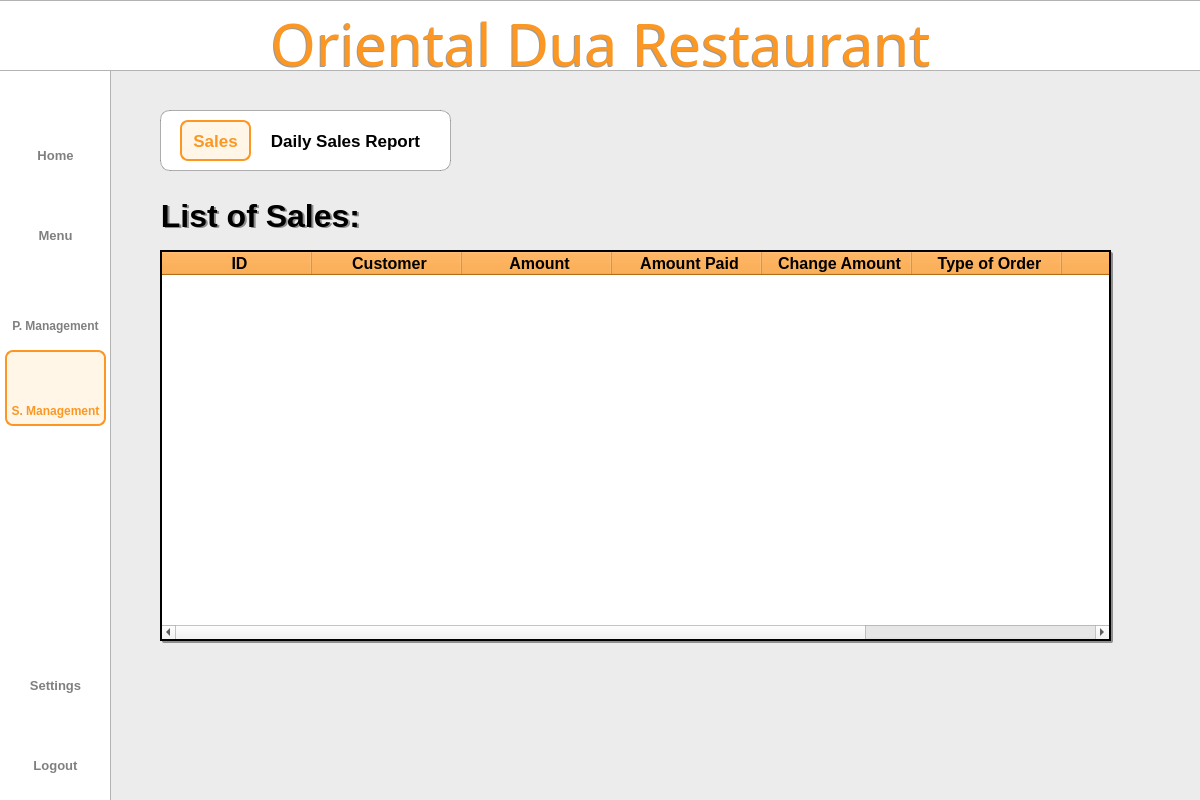
<?xml version="1.0" encoding="UTF-8"?>
<ui version="4.0">
 <class>Dialog</class>
 <widget class="QDialog" name="Dialog">
  <property name="geometry">
   <rect>
    <x>0</x>
    <y>0</y>
    <width>1200</width>
    <height>800</height>
   </rect>
  </property>
  <property name="windowTitle">
   <string>Dialog</string>
  </property>
  <widget class="QWidget" name="bgwidget" native="true">
   <property name="geometry">
    <rect>
     <x>0</x>
     <y>0</y>
     <width>1200</width>
     <height>800</height>
    </rect>
   </property>
   <property name="layoutDirection">
    <enum>Qt::LeftToRight</enum>
   </property>
   <property name="styleSheet">
    <string notr="true">QWidget#bgwidget{background-color: rgb(236, 236, 236);}

</string>
   </property>
   <widget class="QLabel" name="sidebar">
    <property name="geometry">
     <rect>
      <x>-10</x>
      <y>-30</y>
      <width>121</width>
      <height>891</height>
     </rect>
    </property>
    <property name="styleSheet">
     <string notr="true">background-color: rgb(255, 255, 255);
border: 1px solid rgba(0, 0, 0, 0.3);  </string>
    </property>
    <property name="text">
     <string/>
    </property>
   </widget>
   <widget class="QLabel" name="titlebar">
    <property name="geometry">
     <rect>
      <x>-2</x>
      <y>0</y>
      <width>1204</width>
      <height>71</height>
     </rect>
    </property>
    <property name="styleSheet">
     <string notr="true">background-color: rgb(255, 255, 255);
border: 1px solid rgba(0, 0, 0, 0.3);  </string>
    </property>
    <property name="text">
     <string/>
    </property>
   </widget>
   <widget class="QLabel" name="whitebg">
    <property name="geometry">
     <rect>
      <x>160</x>
      <y>110</y>
      <width>291</width>
      <height>61</height>
     </rect>
    </property>
    <property name="styleSheet">
     <string notr="true">background-color: rgb(255, 255, 255);
border: 1px solid rgba(0, 0, 0, 0.3);  
border-radius: 10px;  </string>
    </property>
    <property name="text">
     <string/>
    </property>
   </widget>
   <widget class="QLabel" name="title">
    <property name="geometry">
     <rect>
      <x>0</x>
      <y>10</y>
      <width>1201</width>
      <height>71</height>
     </rect>
    </property>
    <property name="styleSheet">
     <string notr="true">QLabel#title{
	color: #FB9722;
    font-family: Sacramento;
    font-size: 58px;
    font-weight: 400;
    padding-bottom: 5px;
    text-align: center;
}</string>
    </property>
    <property name="text">
     <string>Oriental Dua Restaurant</string>
    </property>
    <property name="alignment">
     <set>Qt::AlignCenter</set>
    </property>
    <property name="wordWrap">
     <bool>true</bool>
    </property>
   </widget>
   <widget class="QLabel" name="logoutIcon">
    <property name="geometry">
     <rect>
      <x>39</x>
      <y>715</y>
      <width>35</width>
      <height>35</height>
     </rect>
    </property>
    <property name="minimumSize">
     <size>
      <width>35</width>
      <height>35</height>
     </size>
    </property>
    <property name="maximumSize">
     <size>
      <width>35</width>
      <height>35</height>
     </size>
    </property>
    <property name="styleSheet">
     <string notr="true">QLabel#Pmanagementbtn{
    color: rgba(0,0,0, 0.5);
    font-family: 'Roboto';
    font-size: 11px;
    font-weight: 300;
}</string>
    </property>
    <property name="text">
     <string/>
    </property>
    <property name="pixmap">
     <pixmap resource="../resource.qrc">:/icon/icons/shutdown.png</pixmap>
    </property>
    <property name="scaledContents">
     <bool>true</bool>
    </property>
    <property name="alignment">
     <set>Qt::AlignCenter</set>
    </property>
   </widget>
   <widget class="QPushButton" name="logoutbtn">
    <property name="geometry">
     <rect>
      <x>15</x>
      <y>750</y>
      <width>81</width>
      <height>31</height>
     </rect>
    </property>
    <property name="styleSheet">
     <string notr="true">QPushButton{
    color: rgba(0,0,0, 0.5);
    font-family: 'Inter';
    font-size: 13px;
    font-weight: 500;
	border:none;
}

QPushButton:hover{
color: #FB9722;
border: 2px solid #FB9722;
border-radius: 8px;
background-color: rgba(255, 167, 25, 0.1);
}</string>
    </property>
    <property name="text">
     <string>Logout</string>
    </property>
   </widget>
   <widget class="QPushButton" name="settingsbtn">
    <property name="geometry">
     <rect>
      <x>15</x>
      <y>670</y>
      <width>81</width>
      <height>31</height>
     </rect>
    </property>
    <property name="styleSheet">
     <string notr="true">QPushButton{
    color: rgba(0,0,0, 0.5);
    font-family: 'Inter';
    font-size: 13px;
    font-weight: 500;
	border:none;
}

QPushButton:hover{
color: #FB9722;
border: 2px solid #FB9722;
border-radius: 8px;
background-color: rgba(255, 167, 25, 0.1);
}</string>
    </property>
    <property name="text">
     <string>Settings</string>
    </property>
   </widget>
   <widget class="QLabel" name="settingIcon">
    <property name="geometry">
     <rect>
      <x>39</x>
      <y>634</y>
      <width>35</width>
      <height>35</height>
     </rect>
    </property>
    <property name="minimumSize">
     <size>
      <width>35</width>
      <height>35</height>
     </size>
    </property>
    <property name="maximumSize">
     <size>
      <width>35</width>
      <height>35</height>
     </size>
    </property>
    <property name="styleSheet">
     <string notr="true">QLabel#Pmanagementbtn{
    color: rgba(0,0,0, 0.5);
    font-family: 'Roboto';
    font-size: 11px;
    font-weight: 300;
}</string>
    </property>
    <property name="text">
     <string/>
    </property>
    <property name="pixmap">
     <pixmap resource="../resource.qrc">:/icon/icons/settings.png</pixmap>
    </property>
    <property name="scaledContents">
     <bool>true</bool>
    </property>
    <property name="alignment">
     <set>Qt::AlignCenter</set>
    </property>
   </widget>
   <widget class="QPushButton" name="menubtn">
    <property name="geometry">
     <rect>
      <x>15</x>
      <y>220</y>
      <width>81</width>
      <height>31</height>
     </rect>
    </property>
    <property name="styleSheet">
     <string notr="true">QPushButton{
    color: rgba(0,0,0, 0.5);
    font-family: 'Inter';
    font-size: 13px;
    font-weight: 500;
	border:none;
}

QPushButton:hover{
color: #FB9722;
border: 2px solid #FB9722;
border-radius: 8px;
background-color: rgba(255, 167, 25, 0.1);
}</string>
    </property>
    <property name="text">
     <string>Menu</string>
    </property>
   </widget>
   <widget class="QLabel" name="p_mIcon">
    <property name="geometry">
     <rect>
      <x>37</x>
      <y>270</y>
      <width>40</width>
      <height>40</height>
     </rect>
    </property>
    <property name="minimumSize">
     <size>
      <width>40</width>
      <height>40</height>
     </size>
    </property>
    <property name="maximumSize">
     <size>
      <width>40</width>
      <height>40</height>
     </size>
    </property>
    <property name="styleSheet">
     <string notr="true">QLabel#Pmanagementbtn{
    color: rgba(0,0,0, 0.5);
    font-family: 'Roboto';
    font-size: 11px;
    font-weight: 300;
}</string>
    </property>
    <property name="text">
     <string/>
    </property>
    <property name="pixmap">
     <pixmap resource="../resource.qrc">:/icon/icons/productm.png</pixmap>
    </property>
    <property name="scaledContents">
     <bool>true</bool>
    </property>
    <property name="alignment">
     <set>Qt::AlignCenter</set>
    </property>
   </widget>
   <widget class="QPushButton" name="p_managementbtn">
    <property name="geometry">
     <rect>
      <x>5</x>
      <y>310</y>
      <width>101</width>
      <height>31</height>
     </rect>
    </property>
    <property name="styleSheet">
     <string notr="true">QPushButton{
    color: rgba(0,0,0, 0.5);
    font-family: 'Inter';
    font-size: 12px;
    font-weight: 500;
	border:none;
}

QPushButton:hover{
color: #FB9722;
border: 2px solid #FB9722;
border-radius: 8px;
background-color: rgba(255, 167, 25, 0.1);
}</string>
    </property>
    <property name="text">
     <string>P. Management</string>
    </property>
   </widget>
   <widget class="QLabel" name="homeIcon">
    <property name="geometry">
     <rect>
      <x>40</x>
      <y>110</y>
      <width>30</width>
      <height>30</height>
     </rect>
    </property>
    <property name="minimumSize">
     <size>
      <width>30</width>
      <height>30</height>
     </size>
    </property>
    <property name="maximumSize">
     <size>
      <width>35</width>
      <height>35</height>
     </size>
    </property>
    <property name="styleSheet">
     <string notr="true">QLabel#Pmanagementbtn{
    color: rgba(0,0,0, 0.5);
    font-family: 'Roboto';
    font-size: 11px;
    font-weight: 300;
}</string>
    </property>
    <property name="text">
     <string/>
    </property>
    <property name="pixmap">
     <pixmap resource="../resource.qrc">:/icon/icons/home.png</pixmap>
    </property>
    <property name="scaledContents">
     <bool>true</bool>
    </property>
    <property name="alignment">
     <set>Qt::AlignCenter</set>
    </property>
   </widget>
   <widget class="QPushButton" name="reportbtn">
    <property name="geometry">
     <rect>
      <x>5</x>
      <y>395</y>
      <width>101</width>
      <height>31</height>
     </rect>
    </property>
    <property name="styleSheet">
     <string notr="true">QPushButton{
    color: #FB9722;;
    font-family: 'Inter';
    font-size: 12px;
    font-weight: 500;
	border:none;
}
</string>
    </property>
    <property name="text">
     <string>S. Management</string>
    </property>
   </widget>
   <widget class="QPushButton" name="homebtn">
    <property name="geometry">
     <rect>
      <x>15</x>
      <y>140</y>
      <width>81</width>
      <height>31</height>
     </rect>
    </property>
    <property name="styleSheet">
     <string notr="true">QPushButton{
    color: rgba(0,0,0, 0.5);
    font-family: 'Inter';
    font-size: 13px;
    font-weight: 500;
	border:none;
}

QPushButton:hover{
color: #FB9722;
border: 2px solid #FB9722;
border-radius: 8px;
background-color: rgba(255, 167, 25, 0.1);
}</string>
    </property>
    <property name="text">
     <string>Home</string>
    </property>
   </widget>
   <widget class="QLabel" name="reportIcon">
    <property name="geometry">
     <rect>
      <x>39</x>
      <y>360</y>
      <width>35</width>
      <height>35</height>
     </rect>
    </property>
    <property name="minimumSize">
     <size>
      <width>35</width>
      <height>35</height>
     </size>
    </property>
    <property name="maximumSize">
     <size>
      <width>35</width>
      <height>35</height>
     </size>
    </property>
    <property name="styleSheet">
     <string notr="true">QLabel#Pmanagementbtn{
    color: rgba(0,0,0, 0.5);
    font-family: 'Roboto';
    font-size: 11px;
    font-weight: 300;
}</string>
    </property>
    <property name="text">
     <string/>
    </property>
    <property name="pixmap">
     <pixmap resource="../resource.qrc">:/icon/icons/report2.png</pixmap>
    </property>
    <property name="scaledContents">
     <bool>true</bool>
    </property>
    <property name="alignment">
     <set>Qt::AlignCenter</set>
    </property>
   </widget>
   <widget class="QLabel" name="menuIcon">
    <property name="geometry">
     <rect>
      <x>40</x>
      <y>190</y>
      <width>30</width>
      <height>30</height>
     </rect>
    </property>
    <property name="minimumSize">
     <size>
      <width>30</width>
      <height>30</height>
     </size>
    </property>
    <property name="maximumSize">
     <size>
      <width>35</width>
      <height>35</height>
     </size>
    </property>
    <property name="styleSheet">
     <string notr="true">QLabel#Pmanagementbtn{
    color: rgba(0,0,0, 0.5);
    font-family: 'Roboto';
    font-size: 11px;
    font-weight: 300;
}</string>
    </property>
    <property name="text">
     <string/>
    </property>
    <property name="pixmap">
     <pixmap resource="../resource.qrc">:/icon/icons/menu.png</pixmap>
    </property>
    <property name="scaledContents">
     <bool>true</bool>
    </property>
    <property name="alignment">
     <set>Qt::AlignCenter</set>
    </property>
   </widget>
   <widget class="QPushButton" name="salesbtn">
    <property name="geometry">
     <rect>
      <x>180</x>
      <y>120</y>
      <width>71</width>
      <height>41</height>
     </rect>
    </property>
    <property name="styleSheet">
     <string notr="true">QPushButton{
	color: #FB9722;
	background-color: rgba(255, 167, 25, 0.1);
	border: 2px solid #FB9722;
    font-family: 'Roboto';
    font-size: 17px;
    font-weight: 500;
	border-radius:8px;
}

QPushButton:hover{
color: #FB9722;
border: 2px solid #FB9722;
border-radius: 8px;
background-color: rgba(255, 167, 25, 0.1);
}
</string>
    </property>
    <property name="text">
     <string>Sales</string>
    </property>
   </widget>
   <widget class="QPushButton" name="DSRbtn">
    <property name="geometry">
     <rect>
      <x>270</x>
      <y>120</y>
      <width>151</width>
      <height>41</height>
     </rect>
    </property>
    <property name="styleSheet">
     <string notr="true">QPushButton{
    color: #000000;;
    font-family: 'Roboto';
    font-size: 17px;
    font-weight: 500;
	border:none;
}

QPushButton:hover{
color: #FB9722;
background-color: #FB9722;
border: 2px solid #FB9722;
border-radius: 8px;
background-color: rgba(255, 167, 25, 0.1);
}
</string>
    </property>
    <property name="text">
     <string>Daily Sales Report</string>
    </property>
   </widget>
   <widget class="QLabel" name="listofsale">
    <property name="geometry">
     <rect>
      <x>160</x>
      <y>190</y>
      <width>201</width>
      <height>51</height>
     </rect>
    </property>
    <property name="styleSheet">
     <string notr="true">
    color: #000000;
    font-family: 'Inter';
    font-size: 32px;
    font-weight: 500;
</string>
    </property>
    <property name="text">
     <string>List of Sales:</string>
    </property>
    <property name="alignment">
     <set>Qt::AlignCenter</set>
    </property>
   </widget>
   <widget class="QTableWidget" name="tableWidget">
    <property name="geometry">
     <rect>
      <x>160</x>
      <y>250</y>
      <width>951</width>
      <height>391</height>
     </rect>
    </property>
    <property name="toolTip">
     <string notr="true"/>
    </property>
    <property name="statusTip">
     <string notr="true"/>
    </property>
    <property name="whatsThis">
     <string notr="true"/>
    </property>
    <property name="accessibleName">
     <string notr="true"/>
    </property>
    <property name="accessibleDescription">
     <string notr="true"/>
    </property>
    <property name="styleSheet">
     <string notr="true">::item:hover {
    background-color: #FB9722; 
}
QTableWidget#tableWidget QHeaderView::section {
	font-family: 'Inter';
	font-size: 16px;
	font-weight: bold;
	background-color: #FB9722; 
	color: black; 
	padding-left: 5px;
}       
</string>
    </property>
    <property name="frameShape">
     <enum>QFrame::WinPanel</enum>
    </property>
    <property name="frameShadow">
     <enum>QFrame::Plain</enum>
    </property>
    <property name="editTriggers">
     <set>QAbstractItemView::NoEditTriggers</set>
    </property>
    <property name="alternatingRowColors">
     <bool>true</bool>
    </property>
    <property name="selectionMode">
     <enum>QAbstractItemView::NoSelection</enum>
    </property>
    <property name="selectionBehavior">
     <enum>QAbstractItemView::SelectRows</enum>
    </property>
    <property name="showGrid">
     <bool>true</bool>
    </property>
    <property name="gridStyle">
     <enum>Qt::DashDotDotLine</enum>
    </property>
    <property name="sortingEnabled">
     <bool>false</bool>
    </property>
    <attribute name="horizontalHeaderCascadingSectionResizes">
     <bool>true</bool>
    </attribute>
    <attribute name="horizontalHeaderMinimumSectionSize">
     <number>50</number>
    </attribute>
    <attribute name="horizontalHeaderDefaultSectionSize">
     <number>150</number>
    </attribute>
    <attribute name="horizontalHeaderStretchLastSection">
     <bool>false</bool>
    </attribute>
    <attribute name="verticalHeaderVisible">
     <bool>false</bool>
    </attribute>
    <column>
     <property name="text">
      <string>ID</string>
     </property>
    </column>
    <column>
     <property name="text">
      <string>Customer</string>
     </property>
    </column>
    <column>
     <property name="text">
      <string>Amount</string>
     </property>
    </column>
    <column>
     <property name="text">
      <string>Amount Paid</string>
     </property>
    </column>
    <column>
     <property name="text">
      <string>Change Amount</string>
     </property>
    </column>
    <column>
     <property name="text">
      <string>Type of Order</string>
     </property>
    </column>
    <column>
     <property name="text">
      <string>View</string>
     </property>
    </column>
    <column>
     <property name="text">
      <string/>
     </property>
    </column>
   </widget>
   <widget class="QLabel" name="label_2">
    <property name="geometry">
     <rect>
      <x>5</x>
      <y>350</y>
      <width>101</width>
      <height>76</height>
     </rect>
    </property>
    <property name="styleSheet">
     <string notr="true">QLabel{
	background-color: rgba(255, 167, 25, 0.1);
	border: 2px solid #FB9722;
	border-radius: 8px;
}</string>
    </property>
    <property name="text">
     <string/>
    </property>
   </widget>
   <widget class="QLabel" name="title_3">
    <property name="geometry">
     <rect>
      <x>-1</x>
      <y>11</y>
      <width>1201</width>
      <height>71</height>
     </rect>
    </property>
    <property name="styleSheet">
     <string notr="true">QLabel{
color: rgba(0, 0, 0, 100);
    font-family: Sacramento;
    font-size: 58px;
    font-weight: 400;
    padding-bottom: 5px;
    text-align: center;
}
</string>
    </property>
    <property name="text">
     <string>Oriental Dua Restaurant</string>
    </property>
    <property name="alignment">
     <set>Qt::AlignCenter</set>
    </property>
    <property name="wordWrap">
     <bool>true</bool>
    </property>
   </widget>
   <widget class="QLabel" name="whitebgshadow">
    <property name="geometry">
     <rect>
      <x>161</x>
      <y>111</y>
      <width>291</width>
      <height>61</height>
     </rect>
    </property>
    <property name="styleSheet">
     <string notr="true">background-color: rgba(0, 0, 0, .3);

border-radius: 10px;  </string>
    </property>
    <property name="text">
     <string/>
    </property>
   </widget>
   <widget class="QLabel" name="whitebg_3">
    <property name="geometry">
     <rect>
      <x>162</x>
      <y>252</y>
      <width>951</width>
      <height>391</height>
     </rect>
    </property>
    <property name="styleSheet">
     <string notr="true">background-color: rgba(0, 0, 0, 0.4);
border-radius: 2px;  </string>
    </property>
    <property name="text">
     <string/>
    </property>
   </widget>
   <widget class="QLabel" name="listofsale_2">
    <property name="geometry">
     <rect>
      <x>162</x>
      <y>191</y>
      <width>201</width>
      <height>51</height>
     </rect>
    </property>
    <property name="styleSheet">
     <string notr="true">color: rgba(0, 0, 0, 0.4);
    font-family: 'Inter';
    font-size: 32px;
    font-weight: 500;
</string>
    </property>
    <property name="text">
     <string>List of Sales:</string>
    </property>
    <property name="alignment">
     <set>Qt::AlignCenter</set>
    </property>
   </widget>
   <zorder>listofsale_2</zorder>
   <zorder>whitebg_3</zorder>
   <zorder>whitebgshadow</zorder>
   <zorder>sidebar</zorder>
   <zorder>titlebar</zorder>
   <zorder>whitebg</zorder>
   <zorder>logoutIcon</zorder>
   <zorder>logoutbtn</zorder>
   <zorder>settingsbtn</zorder>
   <zorder>settingIcon</zorder>
   <zorder>menubtn</zorder>
   <zorder>p_mIcon</zorder>
   <zorder>p_managementbtn</zorder>
   <zorder>homeIcon</zorder>
   <zorder>homebtn</zorder>
   <zorder>menuIcon</zorder>
   <zorder>salesbtn</zorder>
   <zorder>DSRbtn</zorder>
   <zorder>listofsale</zorder>
   <zorder>tableWidget</zorder>
   <zorder>label_2</zorder>
   <zorder>reportIcon</zorder>
   <zorder>reportbtn</zorder>
   <zorder>title_3</zorder>
   <zorder>title</zorder>
  </widget>
 </widget>
 <resources>
  <include location="../resource.qrc"/>
 </resources>
 <connections/>
</ui>
